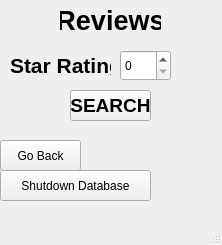
<?xml version="1.0" encoding="UTF-8"?>
<ui version="4.0">
 <class>MainWindow</class>
 <widget class="QMainWindow" name="MainWindow">
  <property name="geometry">
   <rect>
    <x>0</x>
    <y>0</y>
    <width>222</width>
    <height>245</height>
   </rect>
  </property>
  <property name="windowTitle">
   <string>MainWindow</string>
  </property>
  <widget class="QWidget" name="centralwidget">
   <widget class="QLabel" name="universities_label">
    <property name="geometry">
     <rect>
      <x>60</x>
      <y>0</y>
      <width>101</width>
      <height>41</height>
     </rect>
    </property>
    <property name="font">
     <font>
      <family>.AppleSystemUIFont</family>
      <pointsize>20</pointsize>
      <weight>75</weight>
      <italic>false</italic>
      <bold>true</bold>
     </font>
    </property>
    <property name="text">
     <string>Reviews</string>
    </property>
    <property name="alignment">
     <set>Qt::AlignCenter</set>
    </property>
   </widget>
   <widget class="QLabel" name="fee_label_2">
    <property name="geometry">
     <rect>
      <x>10</x>
      <y>50</y>
      <width>101</width>
      <height>31</height>
     </rect>
    </property>
    <property name="font">
     <font>
      <family>.AppleSystemUIFont</family>
      <pointsize>16</pointsize>
      <weight>75</weight>
      <italic>false</italic>
      <bold>true</bold>
     </font>
    </property>
    <property name="text">
     <string>Star Rating:</string>
    </property>
    <property name="alignment">
     <set>Qt::AlignLeading|Qt::AlignLeft|Qt::AlignVCenter</set>
    </property>
   </widget>
   <widget class="QSpinBox" name="rating_box">
    <property name="geometry">
     <rect>
      <x>120</x>
      <y>50</y>
      <width>51</width>
      <height>31</height>
     </rect>
    </property>
   </widget>
   <widget class="QPushButton" name="search_button">
    <property name="geometry">
     <rect>
      <x>70</x>
      <y>90</y>
      <width>81</width>
      <height>31</height>
     </rect>
    </property>
    <property name="font">
     <font>
      <pointsize>14</pointsize>
      <weight>75</weight>
      <bold>true</bold>
     </font>
    </property>
    <property name="text">
     <string>SEARCH</string>
    </property>
   </widget>
   <widget class="QPushButton" name="back_button">
    <property name="geometry">
     <rect>
      <x>0</x>
      <y>140</y>
      <width>81</width>
      <height>31</height>
     </rect>
    </property>
    <property name="text">
     <string>Go Back</string>
    </property>
   </widget>
   <widget class="QPushButton" name="shutdown_db_button">
    <property name="geometry">
     <rect>
      <x>0</x>
      <y>170</y>
      <width>151</width>
      <height>31</height>
     </rect>
    </property>
    <property name="text">
     <string>Shutdown Database</string>
    </property>
   </widget>
  </widget>
  <widget class="QMenuBar" name="menubar">
   <property name="geometry">
    <rect>
     <x>0</x>
     <y>0</y>
     <width>222</width>
     <height>24</height>
    </rect>
   </property>
  </widget>
  <widget class="QStatusBar" name="statusbar"/>
 </widget>
 <resources/>
 <connections/>
</ui>
